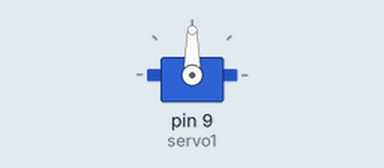
This sketch was run on a simulated Arduino Uno, built with avr-gcc and run on an emulated ATmega328P. Parts: servo.

Above: at 0.05 s.
Timing chart, 0 to 5.5 s (numbered marks = the images above):
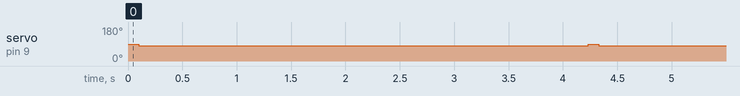

The sketch:

Motor_Control_Backwards_02.ino
```cpp
#include <Servo.h>

Servo servo1;

//FOR BUGGIE
//minReverseSpeed = 82;
//minForwardSpeed = 96;

//FOR TRUCK
//minReverseSpeed = 80;
//minForwardSpeed = 98;

void setup()
{
   Serial.begin(9600);
   servo1.attach(9);

}

void loop()
{
  servo1.write(90);
  delay(100);
  //servo1.write(90);
  //delay(100);
  //servo1.write(90);
  //delay(100);

  int i;
  for(i = 180; i >= 0; i--)
  {
    //90 = Neutral
    //Min 80 -- 82 reverse
    //Min 96 -- 97 forward
    servo1.write(80);

    delay(20);
  }

  delay(500);


}
```

Measured:
- by itself, servo on pin 9 (servo1): alternates 90° for 0.10 s and 80° for 4.1 s
